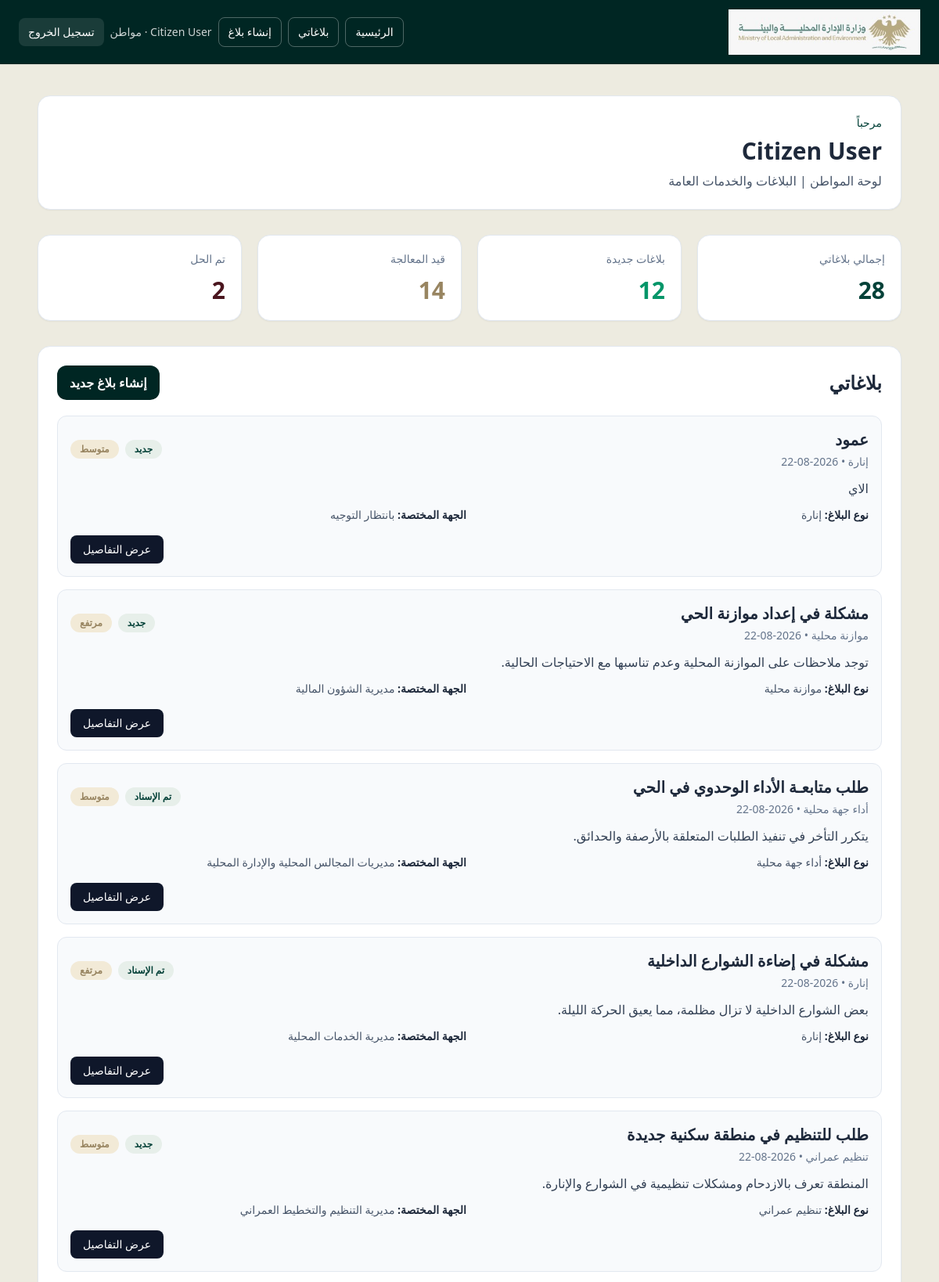
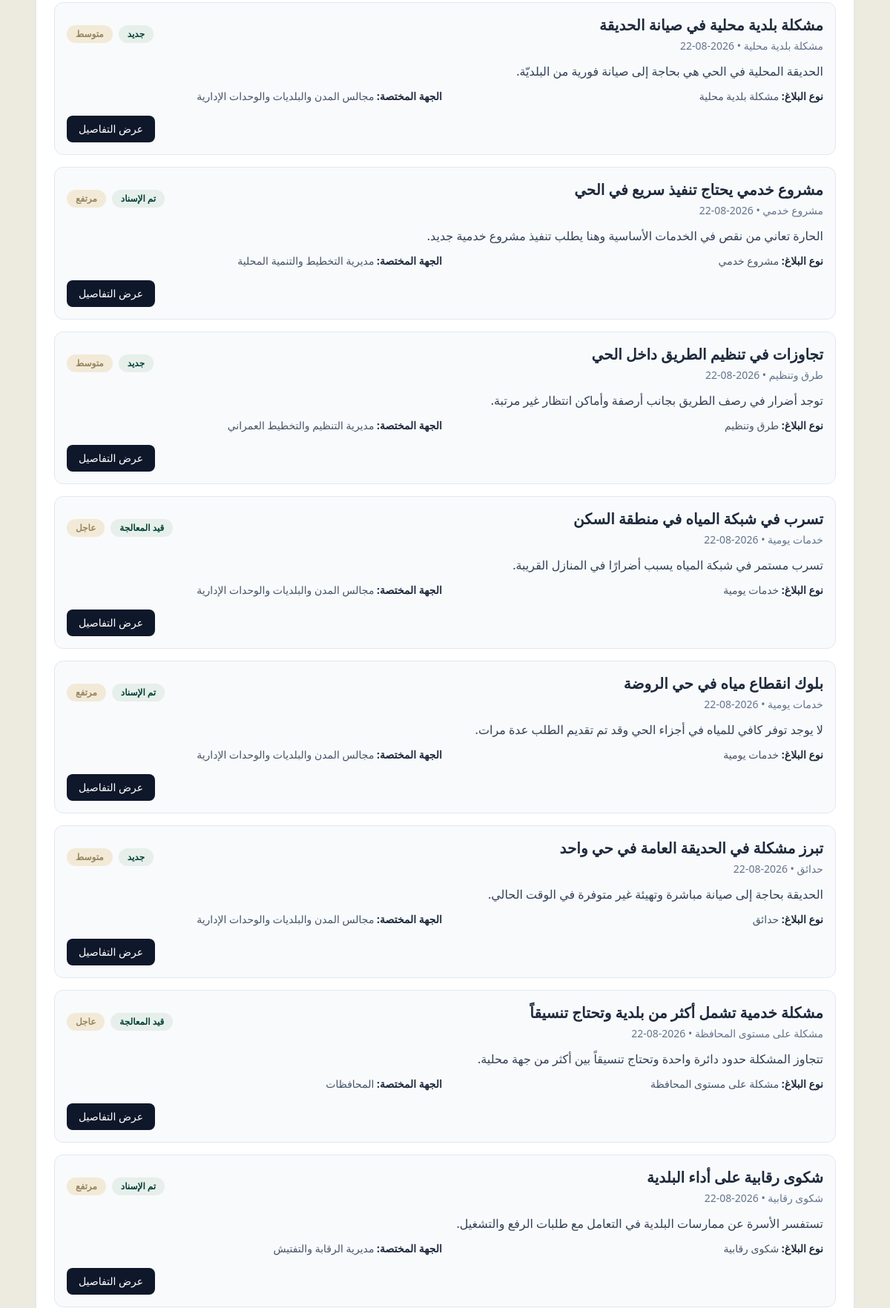
/citizen/complaints (signed in, upper part), run on the app's committed database (2 pictures, top to bottom).
### app/models/user.py (models this page shows)
class User(Base):
    __tablename__ = "users"
    id: Mapped[int] = mapped_column(primary_key=True, index=True)
    name: Mapped[str] = mapped_column(String(150), nullable=False)
    email: Mapped[str] = mapped_column(String(255), unique=True, index=True, nullable=False)
    hashed_password: Mapped[str] = mapped_column(String(255), nullable=False)
    role: Mapped[str] = mapped_column(String(50), default="citizen", nullable=False)
    department_id: Mapped[int | None] = mapped_column(ForeignKey("departments.id"), nullable=True)
    national_id_hash: Mapped[str | None] = mapped_column(String(128), unique=True, nullable=True)
    national_id_encrypted: Mapped[str | None] = mapped_column(String(512), nullable=True)
    phone: Mapped[str | None] = mapped_column(String(50), nullable=True)
    job_title: Mapped[str | None] = mapped_column(String(150), nullable=True)
    is_active: Mapped[bool] = mapped_column(Boolean, default=True, nullable=False)
    created_at: Mapped[datetime] = mapped_column(DateTime(timezone=True), default=lambda: datetime.now(timezone.utc), nullable=False)
    updated_at: Mapped[datetime] = mapped_column(
        DateTime(timezone=True),
        default=lambda: datetime.now(timezone.utc),
        onupdate=lambda: datetime.now(timezone.utc),
        nullable=False,
    )
    complaints: Mapped[list["Complaint"]] = relationship(back_populates="user", foreign_keys="Complaint.user_id")
    comments: Mapped[list["Comment"]] = relationship(back_populates="user")
    complaint_updates: Mapped[list["ComplaintUpdate"]] = relationship(back_populates="user")
    department: Mapped["Department | None"] = relationship(foreign_keys=[department_id])
    assigned_tasks: Mapped[list["Complaint"]] = relationship(back_populates="assigned_employee", foreign_keys="Complaint.assigned_employee_id")

### app/models/complaint.py (models this page shows)
class Complaint(Base):
    __tablename__ = "complaints"
    id: Mapped[int] = mapped_column(primary_key=True, index=True)
    user_id: Mapped[int] = mapped_column(ForeignKey("users.id"), nullable=False)
    category_id: Mapped[int | None] = mapped_column(ForeignKey("categories.id"), nullable=True)
    department_id: Mapped[int | None] = mapped_column(ForeignKey("departments.id"), nullable=True)
    assigned_employee_id: Mapped[int | None] = mapped_column(ForeignKey("users.id"), nullable=True)
    title: Mapped[str] = mapped_column(String(255), nullable=False)
    description: Mapped[str] = mapped_column(Text, nullable=False)
    address: Mapped[str | None] = mapped_column(String(255), nullable=True)
    area: Mapped[str | None] = mapped_column(String(255), nullable=True)
    governorate: Mapped[str | None] = mapped_column(String(255), nullable=True)
    latitude: Mapped[float | None] = mapped_column(Float, nullable=True)
    longitude: Mapped[float | None] = mapped_column(Float, nullable=True)
    image_path: Mapped[str | None] = mapped_column(String(500), nullable=True)
    priority: Mapped[str] = mapped_column(String(50), default="medium", nullable=False)
    status: Mapped[str] = mapped_column(String(50), default="new", nullable=False)
    routing_reason: Mapped[str | None] = mapped_column(Text, nullable=True)
    routing_confidence: Mapped[float | None] = mapped_column(Float, nullable=True)
    assigned_at: Mapped[datetime | None] = mapped_column(DateTime(timezone=True), nullable=True)
    employee_assigned_at: Mapped[datetime | None] = mapped_column(DateTime(timezone=True), nullable=True)
    work_started_at: Mapped[datetime | None] = mapped_column(DateTime(timezone=True), nullable=True)
    work_completed_at: Mapped[datetime | None] = mapped_column(DateTime(timezone=True), nullable=True)
    completion_image_path: Mapped[str | None] = mapped_column(String(500), nullable=True)
    completion_note: Mapped[str | None] = mapped_column(Text, nullable=True)
    resolved_at: Mapped[datetime | None] = mapped_column(DateTime(timezone=True), nullable=True)
    created_at: Mapped[datetime] = mapped_column(DateTime(timezone=True), default=lambda: datetime.now(timezone.utc), nullable=False)
    updated_at: Mapped[datetime] = mapped_column(
        DateTime(timezone=True),
        default=lambda: datetime.now(timezone.utc),
        onupdate=lambda: datetime.now(timezone.utc),
        nullable=False,
    )
    user: Mapped["User"] = relationship(back_populates="complaints", foreign_keys=[user_id])
    category: Mapped["Category"] = relationship(back_populates="complaints")
    department: Mapped["Department"] = relationship(back_populates="complaints")
    comments: Mapped[list["Comment"]] = relationship(back_populates="complaint")
    updates: Mapped[list["ComplaintUpdate"]] = relationship(back_populates="complaint")
    assigned_employee: Mapped["User | None"] = relationship(back_populates="assigned_tasks", foreign_keys=[assigned_employee_id])

### app/models/category.py (models this page shows)
class Category(Base):
    __tablename__ = "categories"
    id: Mapped[int] = mapped_column(primary_key=True, index=True)
    name: Mapped[str] = mapped_column(String(200), nullable=False)
    slug: Mapped[str] = mapped_column(String(200), unique=True, index=True, nullable=False)
    description: Mapped[str | None] = mapped_column(Text, nullable=True)
    created_at: Mapped[datetime] = mapped_column(DateTime(timezone=True), default=lambda: datetime.now(timezone.utc), nullable=False)
    updated_at: Mapped[datetime] = mapped_column(
        DateTime(timezone=True),
        default=lambda: datetime.now(timezone.utc),
        onupdate=lambda: datetime.now(timezone.utc),
        nullable=False,
    )
    complaints: Mapped[list["Complaint"]] = relationship(back_populates="category")

### app/models/department.py (models this page shows)
class Department(Base):
    __tablename__ = "departments"
    id: Mapped[int] = mapped_column(primary_key=True, index=True)
    name: Mapped[str] = mapped_column(String(255), nullable=False)
    slug: Mapped[str] = mapped_column(String(255), unique=True, index=True, nullable=False)
    description: Mapped[str] = mapped_column(Text, nullable=False)
    scope: Mapped[str] = mapped_column(String(50), nullable=False, default="directorate")
    created_at: Mapped[datetime] = mapped_column(DateTime(timezone=True), default=lambda: datetime.now(timezone.utc), nullable=False)
    updated_at: Mapped[datetime] = mapped_column(
        DateTime(timezone=True),
        default=lambda: datetime.now(timezone.utc),
        onupdate=lambda: datetime.now(timezone.utc),
        nullable=False,
    )
    complaints: Mapped[list["Complaint"]] = relationship(back_populates="department")

### app/routers/auth.py (the view)
@router.get("/citizen/complaints")
async def citizen_complaints(request: Request, user: User = Depends(require_role("citizen")), db: Session = Depends(get_db)):
    return await render_citizen_page(request, user, db, "بلاغاتي")

### app/templates/dashboard_citizen.html (shortened to what this page needs)
<!DOCTYPE html>
{% set lang = current_language(request) %}<html lang="{{ lang }}" dir="{{ 'rtl' if lang == 'ar' else 'ltr' }}">
  <head>
    <script src="https://cdn.tailwindcss.com"></script>
    <link rel="stylesheet" href="/static/css/ministry-theme.css" />
  </head>
  <body class="text-slate-800" dir="{{ 'rtl' if lang == 'ar' else 'ltr' }}">
    {% include 'partials/app_header.html' %}
    <main class="mx-auto max-w-6xl px-6 py-10">
      <div class="mb-8 rounded-2xl border border-slate-200 bg-white p-6 shadow-sm">
        <p class="text-sm text-sky-700">مرحباً</p>
        <h1 class="mt-2 text-3xl font-bold">{{ user.name }}</h1>
        <p class="mt-2 text-slate-600">لوحة المواطن | البلاغات والخدمات العامة</p>
      </div>
      <div class="grid gap-5 md:grid-cols-4">
        <div class="rounded-2xl border border-slate-200 bg-white p-5 shadow-sm">
          <p class="text-sm text-slate-500">إجمالي بلاغاتي</p>
          <p class="mt-3 text-3xl font-bold text-sky-700">{{ total_complaints }}</p>
        </div>
        <div class="rounded-2xl border border-slate-200 bg-white p-5 shadow-sm">
          <p class="text-sm text-slate-500">بلاغات جديدة</p>
          <p class="mt-3 text-3xl font-bold text-emerald-600">{{ new_count }}</p>
        </div>
        <div class="rounded-2xl border border-slate-200 bg-white p-5 shadow-sm">
          <p class="text-sm text-slate-500">قيد المعالجة</p>
          <p class="mt-3 text-3xl font-bold text-amber-600">{{ in_progress_count }}</p>
        </div>
        <div class="rounded-2xl border border-slate-200 bg-white p-5 shadow-sm">
          <p class="text-sm text-slate-500">تم الحل</p>
          <p class="mt-3 text-3xl font-bold text-violet-700">{{ resolved_count }}</p>
        </div>
      </div>
      <div class="mt-8 rounded-2xl border border-slate-200 bg-white p-6 shadow-sm">
        <div class="mb-5 flex items-center justify-between">
          <h2 class="text-2xl font-bold">بلاغاتي</h2>
          <a href="/citizen/complaints/new" class="rounded-xl bg-sky-700 px-4 py-2.5 font-semibold text-white hover:bg-sky-800">إنشاء بلاغ جديد</a>
        </div>
        {% if complaints %}
        <div class="space-y-4">
          {% for complaint in complaints %}
          <div class="rounded-xl border border-slate-200 bg-slate-50 p-4">
            <div class="flex flex-col gap-3 md:flex-row md:items-center md:justify-between">
              <div>
                <h3 class="text-xl font-bold text-slate-800">{{ complaint.title }}</h3>
                <p class="mt-1 text-sm text-slate-500">{{ complaint.category.name if complaint.category else 'غير محدد' }} • {{ complaint.created_at.strftime('%Y-%m-%d') }}</p>
              </div>
              <div class="flex gap-2">
                <span class="rounded-full bg-sky-100 px-3 py-1 text-xs font-semibold text-sky-800">{{ status_label(complaint.status, request) }}</span>
                <span class="rounded-full bg-amber-100 px-3 py-1 text-xs font-semibold text-amber-800">{{ priority_label(complaint.priority, request) }}</span>
              </div>
            </div>
            <p class="mt-3 text-slate-700 line-clamp-2">{{ complaint.description }}</p>
            <div class="mt-3 grid gap-2 text-sm text-slate-600 md:grid-cols-2">
              <div><span class="font-semibold text-slate-800">نوع البلاغ:</span> {{ complaint.category.name if complaint.category else 'غير محدد' }}</div>
              <div><span class="font-semibold text-slate-800">{{ t('department', request) }}:</span> {{ department_label(complaint.department.name if complaint.department else none, request) }}</div>
            </div>
            <div class="mt-4 flex justify-end">
              <a href="/citizen/complaints/{{ complaint.id }}" class="rounded-lg bg-slate-900 px-4 py-2 text-sm font-medium text-white hover:bg-slate-800">عرض التفاصيل</a>
            </div>
          </div>
          {% endfor %}
        </div>
        {% else %}
        <div class="rounded-xl border border-dashed border-slate-300 bg-slate-50 p-8 text-center text-slate-600">
          لا توجد بلاغات حتى الآن. أضف أول بلاغ لك.
        </div>
        {% endif %}
      </div>
    </main>
  </body>
</html>

### app/templates/partials/app_header.html (shortened to what this page needs)
{% set lang = current_language(request) %}
<nav class="ministry-nav text-white shadow-sm">
  <div class="mx-auto flex max-w-7xl flex-wrap items-center justify-between gap-3 px-4 py-3 sm:px-6">
    <a href="/" class="shrink-0" aria-label="{{ 'العودة إلى الصفحة الرئيسية' if lang == 'ar' else 'Return to landing page' }}">
      <img class="ministry-logo" src="/static/images/horizntal-logo.png" alt="{{ 'شعار وزارة الإدارة المحلية والبيئة' if lang == 'ar' else 'Ministry of Local Administration and Environment Logo' }}" />
    </a>
    <div class="flex flex-wrap items-center gap-2 text-sm">
      {% if user.role == 'ministry_admin' %}
      <a href="/admin" class="rounded-lg border border-white/30 px-3 py-2 hover:bg-white/10">{{ 'لوحة التحكم' if lang == 'ar' else 'Dashboard' }}</a>
      <a href="/admin/complaints" class="rounded-lg border border-white/30 px-3 py-2 hover:bg-white/10">{{ 'البلاغات' if lang == 'ar' else 'Complaints' }}</a>
      <a href="/admin/map" class="rounded-lg border border-white/30 px-3 py-2 hover:bg-white/10">{{ 'الخريطة' if lang == 'ar' else 'Map' }}</a>
      {% elif user.role == 'field_employee' %}
      <a href="/employee" class="rounded-lg border border-white/30 px-3 py-2 hover:bg-white/10">{{ 'مهامي' if lang == 'ar' else 'My Tasks' }}</a>
      {% else %}
      <a href="/citizen" class="rounded-lg border border-white/30 px-3 py-2 hover:bg-white/10">{{ 'الرئيسية' if lang == 'ar' else 'Home' }}</a>
      <a href="/citizen/complaints" class="rounded-lg border border-white/30 px-3 py-2 hover:bg-white/10">{{ 'بلاغاتي' if lang == 'ar' else 'My Complaints' }}</a>
      <a href="/citizen/complaints/new" class="rounded-lg border border-white/30 px-3 py-2 hover:bg-white/10">{{ 'إنشاء بلاغ' if lang == 'ar' else 'Create Complaint' }}</a>
      {% endif %}
      <span class="hidden text-white/80 lg:inline">{{ user.name }} · {{ 'إدارة' if user.role == 'admin' and lang == 'ar' else ('Admin' if user.role == 'admin' else ('مواطن' if lang == 'ar' else 'Citizen')) }}</span>
      <form method="post" action="/logout"><button type="submit" class="rounded-lg bg-white/10 px-3 py-2 hover:bg-white/20">{{ t('logout', request) }}</button></form>
    </div>
  </div>
</nav>

### app/static/css/ministry-theme.css (style rules this page uses)
:root { --syrian-forest:#002623;--syrian-emerald:#054239;--syrian-teal:#428177;--syrian-gold:#988561;--syrian-sand:#B9A779;--syrian-ivory:#EDEBE0;--syrian-umber:#260F14;--syrian-cherry:#4A151E;--syrian-red:#6B1F2A;--syrian-charcoal:#161616;--syrian-stone:#3D3A3B;--white:#fff }
body { background:var(--syrian-ivory);color:var(--syrian-charcoal);font-family:Tahoma,"Segoe UI",sans-serif }
.ministry-nav,.bg-sky-800,.bg-sky-700 { background:var(--syrian-forest)!important }
.ministry-btn,.bg-sky-700 { color:var(--white)!important; background:var(--syrian-forest)!important; }
.text-sky-700,.text-sky-800,.text-sky-900 { color:var(--syrian-emerald)!important }
.bg-sky-50,.bg-sky-100 { background:#e7efea!important }
.text-amber-600,.text-amber-800 { color:var(--syrian-gold)!important }
.bg-amber-100 { background:#f2ead7!important }
.text-violet-700,.text-fuchsia-700 { color:var(--syrian-cherry)!important }
.ministry-logo { max-height:58px;width:auto;object-fit:contain }

### data on the page
User: role "مواطن", name "Citizen User"
Complaint: title "عمود", category "إنارة", created_at "2026-08-22", status "جديد", priority "متوسط", description "الاي", t "الجهة المختصة", department_label "بانتظار التوجيه"
Complaint: title "مشكلة في إعداد موازنة الحي", category "موازنة محلية", created_at "2026-08-22", status "جديد", priority "مرتفع", description "توجد ملاحظات على الموازنة المحلية وعدم تناسبها مع الاحتياجات الحالية.", t "الجهة المختصة"
Department: name "مديرية الشؤون المالية"
Complaint: title "طلب متابعـة الأداء الوحدوي في الحي", category "أداء جهة محلية", created_at "2026-08-22", status "تم الإسناد", priority "متوسط", description "يتكرر التأخر في تنفيذ الطلبات المتعلقة بالأرصفة والحدائق.", t "الجهة المختصة"
Department: name "مديريات المجالس المحلية والإدارة المحلية"
Complaint: title "مشكلة في إضاءة الشوارع الداخلية", category "إنارة", created_at "2026-08-22", status "تم الإسناد", priority "مرتفع", description "بعض الشوارع الداخلية لا تزال مظلمة، مما يعيق الحركة الليلة.", t "الجهة المختصة"
Department: name "مديرية الخدمات المحلية"
Complaint: title "طلب للتنظيم في منطقة سكنية جديدة", category "تنظيم عمراني", created_at "2026-08-22", status "جديد", priority "متوسط", description "المنطقة تعرف بالازدحام ومشكلات تنظيمية في الشوارع والإنارة.", t "الجهة المختصة"
Department: name "مديرية التنظيم والتخطيط العمراني"
Complaint: title "مشكلة بلدية محلية في صيانة الحديقة", category "مشكلة بلدية محلية", created_at "2026-08-22", status "جديد", priority "متوسط", description "الحديقة المحلية في الحي هي بحاجة إلى صيانة فورية من البلديّة.", t "الجهة المختصة"
Department: name "مجالس المدن والبلديات والوحدات الإدارية"
Complaint: title "مشروع خدمي يحتاج تنفيذ سريع في الحي", category "مشروع خدمي", created_at "2026-08-22", status "تم الإسناد", priority "مرتفع", description "الحارة تعاني من نقص في الخدمات الأساسية وهنا يطلب تنفيذ مشروع خدمية جديد.", t "الجهة المختصة"
Department: name "مديرية التخطيط والتنمية المحلية"
Complaint: title "تجاوزات في تنظيم الطريق داخل الحي", category "طرق وتنظيم", created_at "2026-08-22", status "جديد", priority "متوسط", description "توجد أضرار في رصف الطريق بجانب أرصفة وأماكن انتظار غير مرتبة.", t "الجهة المختصة"
Complaint: title "تسرب في شبكة المياه في منطقة السكن", category "خدمات يومية", created_at "2026-08-22", status "قيد المعالجة", priority "عاجل", description "تسرب مستمر في شبكة المياه يسبب أضرارًا في المنازل القريبة.", t "الجهة المختصة"
Complaint: title "بلوك انقطاع مياه في حي الروضة", category "خدمات يومية", created_at "2026-08-22", status "تم الإسناد", priority "مرتفع", description "لا يوجد توفر كافي للمياه في أجزاء الحي وقد تم تقديم الطلب عدة مرات.", t "الجهة المختصة"
Complaint: title "تبرز مشكلة في الحديقة العامة في حي واحد", category "حدائق", created_at "2026-08-22", status "جديد", priority "متوسط", description "الحديقة بحاجة إلى صيانة مباشرة وتهيئة غير متوفرة في الوقت الحالي.", t "الجهة المختصة"
Complaint: title "مشكلة خدمية تشمل أكثر من بلدية وتحتاج تنسيقاً", category "مشكلة على مستوى المحافظة", created_at "2026-08-22", status "قيد المعالجة", priority "عاجل", description "تتجاوز المشكلة حدود دائرة واحدة وتحتاج تنسيقاً بين أكثر من جهة محلية.", t "الجهة المختصة"
Department: name "المحافظات"
Complaint: title "شكوى رقابية على أداء البلدية", category "شكوى رقابية", created_at "2026-08-22", status "تم الإسناد", priority "مرتفع", description "تستفسر الأسرة عن ممارسات البلدية في التعامل مع طلبات الرفع والتشغيل.", t "الجهة المختصة"
Department: name "مديرية الرقابة والتفتيش"

### other printed values
{{ 'الرئيسية' if lang == 'ar' else 'Home' }} "الرئيسية"
{{ 'بلاغاتي' if lang == 'ar' else 'My Complaints' }} "بلاغاتي"
{{ 'إنشاء بلاغ' if lang == 'ar' else 'Create Complaint' }} "إنشاء بلاغ"
{{ t('logout', request) }} "تسجيل الخروج"
{{ total_complaints }} "28"
{{ new_count }} "12"
{{ in_progress_count }} "14"
{{ resolved_count }} "2"
